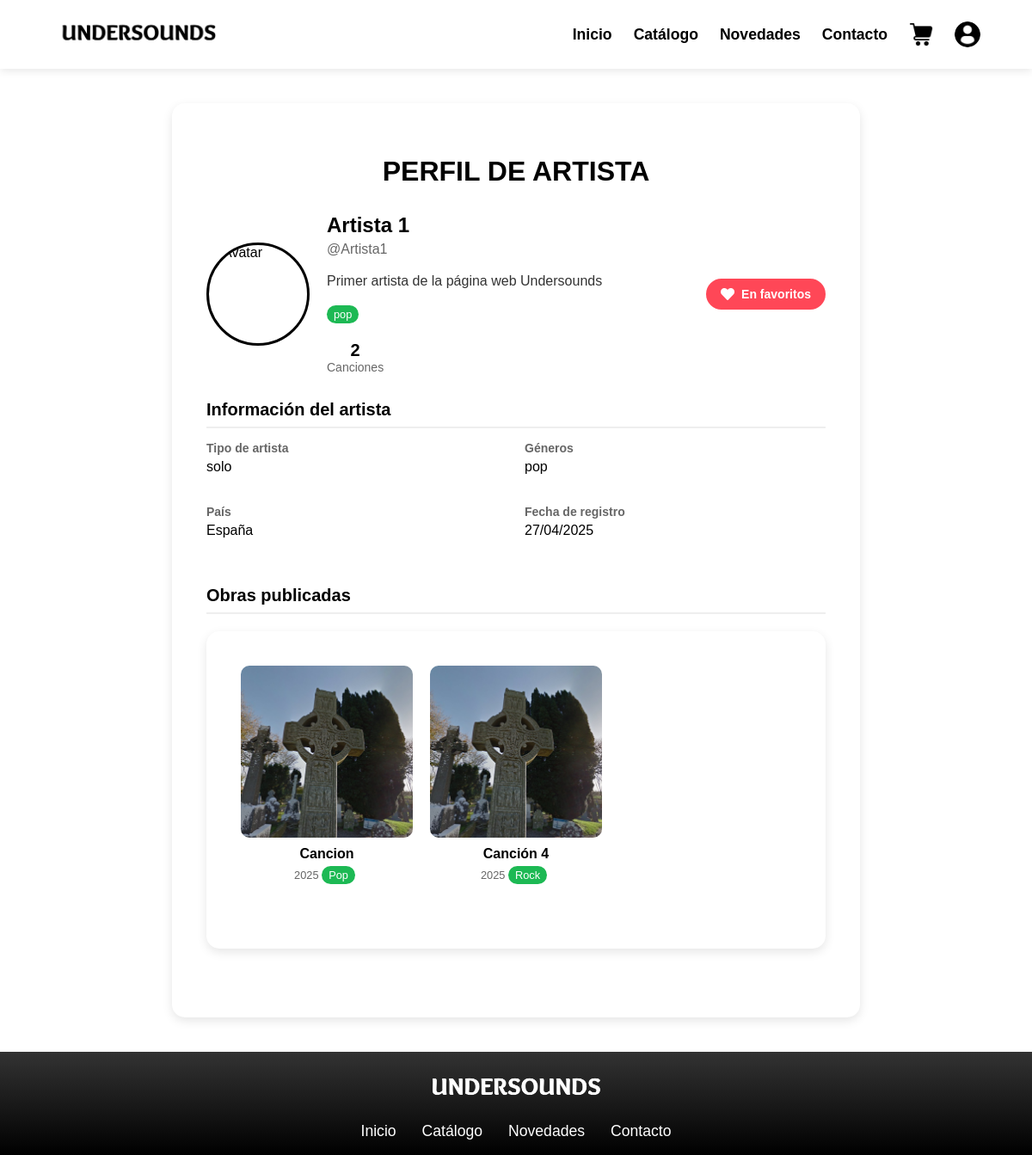
Screenshot of /artist_detail/Artista 1/ (signed in) with the database file from the repository.
### user/models.py (models this page shows, shortened)
class User(AbstractUser):
    ROLE_CHOICES = (
        ('user', 'User'),
        ('artist', 'Artist'),
    )
    role = models.CharField(max_length=10, choices=ROLE_CHOICES, default='user')
    credit_card_number = models.CharField(max_length=16, blank=True, null=True)
    credit_card_expiry = models.DateField(blank=True, null=True)
    created_at = models.DateTimeField(auto_now_add=True)
    avatar = models.ImageField(upload_to='avatars/', default='avatars/usuario.png')
    backend = models.CharField(max_length=255, default='django.contrib.auth.backends.ModelBackend')
    artist_name = models.CharField(max_length=255, blank=True, null=True)
    artist_type = models.CharField(max_length=50, blank=True, null=True)
    bio = models.TextField(max_length=500, blank=True, null=True)
    genre = models.CharField(max_length=50, blank=True, null=True)
    country = models.CharField(max_length=100, blank=True, null=True)
    songs = models.ManyToManyField('music.Song', related_name='artists', blank=True)
    albums = models.ManyToManyField('music.Album', related_name='artists', blank=True)
    class Meta:
        app_label = 'user'

### model/music/music_models.py (models this page shows, shortened)
class Song(models.Model):
    title = models.CharField(max_length=255)
    artist_name = models.CharField(max_length=100)
    genre = models.CharField(max_length=50)
    price = models.DecimalField(max_digits=8, decimal_places=2)
    release_date = models.DateTimeField()
    song_cover = models.ImageField(upload_to='song_covers/', blank=True, null=True)
    song_file = models.FileField(upload_to='songs/', blank=True, null=True)  # <-- New field
    album_id = models.IntegerField(blank=True, null=True, verbose_name="ID del álbum")
    class Meta:
        app_label = 'music'  # ¡Esto es crucial!

### view/music/views.py (the view, shortened to what this page needs)
# urls.py: path('artist_detail/<str:artist_name>/', views.artist_detail, name='artist_detail'),
@login_required
def artist_detail(request, artist_name=None):
    User = get_user_model()
    if artist_name:
        artist = get_object_or_404(User, Q(artist_name=artist_name) & Q(role='artist'))
        artist = UserController.get_artist_with_songs(artist.id)
        is_own_profile = request.user.id == artist.id
    is_favorite=Favorite.objects.filter(user_id=request.user.id, artist_id=artist.id).exists()
    context = {
        'artist': artist,  # Pasamos el objeto completo directamente
        'is_own_profile': is_own_profile,
        'songs': artist.songs.all(),  # Accedemos a las canciones desde el artista
        'is_favorite': is_favorite
    }
    return render(request, 'music/artist_detail.html', context)

### controller/user_controller.py (called while the page is built)
    @staticmethod
    def get_artist_with_songs(user_id):
        user = UserDAO.get_by_id(user_id)
        if user and user.role == 'artist':
            user_dto = UserFactory.create_from_model(user)
            user_dto.songs = user.songs.all()
            user_dto.albums = user.albums.all()
            return user_dto
        return None

### model/Dao/user_dao.py (called while the page is built)
    @staticmethod
    def get_by_id(user_id):
        try:
            return User.objects.get(pk=user_id)
        except User.DoesNotExist:
            return None

### model/Factory/user_factory.py (called while the page is built)
    @staticmethod
    def create_from_model(user_model):
        return UserDTO(
            id=user_model.id,
            username=user_model.username,
            email=user_model.email,
            avatar=user_model.avatar.url if user_model.avatar else None,
            bio=user_model.bio,
            genre=user_model.genre,
            country=user_model.country,
            created_at=user_model.created_at,
            role=user_model.role,
            artist_name=user_model.artist_name,
            artist_type=user_model.artist_type,
            backend=getattr(user_model, 'backend', f'{ModelBackend.__module__}.{ModelBackend.__qualname__}')
        )

### view/music/templates/music/artist_detail.html (shortened to what this page needs)
{% extends 'base.html' %}
{% load static %}
{% block extra_css %}
    <link rel="stylesheet" href="{% static 'user/css/cuenta.css' %}">
    <link rel="stylesheet" href="{% static 'music/css/artist_detail.css' %}">
    <link rel="stylesheet" href="https://cdnjs.cloudflare.com/ajax/libs/font-awesome/5.15.4/css/all.min.css">
{% endblock %}
{% block content %}
<div class="profile-container">
    <h1 class="profile-title">
        {% if is_own_profile %}MI PERFIL{% else %}PERFIL DE ARTISTA{% endif %}
    </h1>
    <div class="profile-header">
        {% if artist.avatar %}
            <img src="{{ artist.avatar.url }}" alt="Avatar" class="profile-avatar">
        {% endif %}
        <div class="profile-info">
            <div class="profile-name">
                {{ artist.artist_name }}
            </div>
            <div class="profile-username">@{{ artist.username }}</div>
            {% if artist.bio %}
            <div class="profile-bio">
                {{ artist.bio|linebreaks }}
            </div>
            {% endif %}
            {% if artist.genre %}
            <div class="profile-genres">
                {% for genre in artist.genre.split|slice:":5" %}
                    <span class="genre-badge">{{ genre }}</span>
                {% endfor %}
            </div>
            {% endif %}
            <div class="profile-stats">
                <div class="stat-item">
                    <div class="stat-number">{{ artist.songs.count }}</div>
                    <div class="stat-label">Canciones</div>
                </div>
            </div>
        </div>
            {% if not is_own_profile and request.user.is_authenticated %}
            <div class="favorite-section">
                <button id="favorite-btn" class="favorite-btn {% if is_favorite %}active{% endif %}" data-artist-id="{{ artist.id }}">
                    <i class="fas fa-heart"></i>
                    <span id="favorite-text">
                        {% if is_favorite %}En favoritos{% else %}Añadir a favoritos{% endif %}
                    </span>
                </button>
            </div>
        {% elif not is_own_profile %}
            <a href="{% url 'login' %}?next={{ request.path }}" class="favorite-btn">
                <i class="fas fa-heart"></i> Inicia sesión para guardar
            </a>
        {% endif %}
    </div>
    <div class="profile-section">
        <h2 class="section-title">Información del artista</h2>
        <div class="info-grid">
            <div class="info-item">
                <div class="info-label">Tipo de artista</div>
                <div class="info-value">{{ artist.artist_type|default:"No especificado" }}</div>
            </div>
            <div class="info-item">
                <div class="info-label">Géneros</div>
                <div class="info-value">{{ artist.genre|default:"No especificados" }}</div>
            </div>
            <div class="info-item">
                <div class="info-label">País</div>
                <div class="info-value">{{ artist.country|default:"No especificado" }}</div>
            </div>
            <div class="info-item">
                <div class="info-label">Fecha de registro</div>
                <div class="info-value">{{ artist.created_at|date:"d/m/Y" }}</div>
            </div>
        </div>
    </div>
    <div class="artist-works-section">
        <h2 class="section-title">Obras publicadas</h2>
        {% if artist.songs.all %}
        <div class="works-container">
            {% for song in artist.songs.all %}
            <div class="work-item" onclick="window.location='{% url 'music_detail_id' song.id %}'" style="cursor: pointer;">
                <div class="cuadrado" style="width: 200px; height: 200px; margin: 0;">
                    {% if song.album_cover %}
                        <img src="{{ song.album_cover.url }}" alt="{{ song.title }}" class="work-cover">
                    {% else %}
                        <img src="{% static 'images/default_album.jpg' %}" alt="Portada predeterminada" class="work-cover">
                    {% endif %}
                </div>
                <div class="work-title">{{ song.title }}</div>
                <div class="work-meta">
                    {{ song.release_date|date:"Y" }}
                    {% if song.genre %}
                        <span class="genre-badge">{{ song.genre }}</span>
                    {% endif %}
                </div>
            </div>
            {% endfor %}
        </div>
        {% endif %}
    </div>
</div>
{% endblock %}

### view/templates/includes/header_user.html (shortened to what this page needs)
{% load static %}
{% block extra_css %}
<link rel="stylesheet" href="{% static 'css/header_user.css' %}">
{% endblock %}
<header class="header">
    <div class="logo">
        <a href="{% url 'inicio' %}">
            <img src="{% static 'images/black_logo.png' %}" alt="Undersounds logo">
        </a>
    </div>
    <nav class="navbar">
        <ul class="nav-links">
            <li><a href="{% url 'inicio' %}">Inicio</a></li>
            <li><a href="{% url 'catalogo' %}">Catálogo</a></li>
            <li><a href="{% url 'novedades' %}">Novedades</a></li>
            <li><a href="{% url 'contacto' %}">Contacto</a></li>
            <li>
                <a href="{% url 'carrito' %}" class="icon-link">
                    <img src="{% static 'images/carrito.png' %}" alt="Carrito" class="nav-icon">
                </a>
            </li>
            <li class="profile-dropdown" id="profileDropdown">
                <a href="#" onclick="toggleDropdown(event)" class="icon-link">
                    {% if request.user.avatar %}
                        <img src="{{ request.user.avatar.url }}" alt="Perfil" class="nav-icon" style="width: 30px; height: 30px; radius: 50%; border-radius: 50%; object-fit: fill; object-position: center;">
                    {% endif %}
                </a>
            </li>
        </ul>
    </nav>
</header>

### view/static/css/style.css (style rules this page uses)
* { box-sizing: border-box; }
body { margin: 0; padding: 0; padding-top: 80px; min-height: 100vh; display: flex; flex-direction: column; font-family: Arial, sans-serif; }

### view/static/user/css/cuenta.css (style rules this page uses)
.works-container { max-width: 1200px; margin: 40px auto; padding: 40px; background-color: #fff; border-radius: 15px; box-shadow: 0 4px 12px rgba(0, 0, 0, 0.1); }
.profile-container { max-width: 800px; margin: 40px auto; padding: 40px; background-color: #fff; border-radius: 15px; box-shadow: 0 4px 12px rgba(0, 0, 0, 0.1); font-family: Arial, sans-serif; }
.profile-title { font-size: 32px; font-weight: bold; text-align: center; margin-bottom: 30px; color: #000; }
.profile-header { display: flex; align-items: center; margin-bottom: 30px; gap: 30px; }
.profile-avatar { width: 120px; height: 120px; border-radius: 50%; object-fit: cover; border: 3px solid #000; }
.profile-info { flex: 1; }
.profile-name { font-size: 24px; font-weight: bold; margin-bottom: 5px; color: #000; }
.profile-username { font-size: 16px; color: #666; margin-bottom: 10px; }
.profile-bio { color: #333; line-height: 1.5; }
.profile-stats { display: flex; gap: 20px; margin-top: 15px; }
.stat-item { text-align: center; }
.stat-number { font-size: 20px; font-weight: bold; color: #000; }
.stat-label { font-size: 14px; color: #666; }
.section-title { font-size: 20px; font-weight: bold; margin: 30px 0 15px; color: #000; border-bottom: 2px solid #eee; padding-bottom: 8px; }
.profile-section { margin-bottom: 30px; }
.info-grid { display: grid; grid-template-columns: 1fr 1fr; gap: 20px; }
.info-item { margin-bottom: 15px; }
.info-label { font-weight: bold; color: #666; margin-bottom: 5px; font-size: 14px; }
.info-value { color: #000; font-size: 16px; }
.works-container { display: flex; flex-wrap: wrap; justify-content: center; gap: 20px; margin-top: 20px; }
.work-item { position: relative; width: 200px; margin-bottom: 30px; text-align: center; }
.work-cover { width: 100%; height: 200px; object-fit: cover; border-radius: 10px; transition: all 0.3s ease; }
.work-title { margin-top: 10px; font-weight: bold; }
.work-meta { font-size: 0.8rem; color: #666; margin-top: 5px; }

### view/static/music/css/artist_detail.css (style rules this page uses)
.artist-works-section { margin-top: 40px; }
.works-container { display: flex; flex-wrap: wrap; justify-content: flex-start; gap: 20px; margin-top: 20px; }
.work-item { position: relative; width: 200px; margin-bottom: 30px; text-align: center; }
.work-cover { width: 100%; height: 200px; object-fit: cover; border-radius: 10px; transition: all 0.3s ease; }
.work-title { margin-top: 10px; font-weight: bold; }
.work-meta { font-size: 0.8rem; color: #666; margin-top: 5px; }
.genre-badge { display: inline-block; padding: 3px 8px; background-color: #1DB954; color: white; border-radius: 15px; font-size: 0.8rem; margin-right: 5px; margin-bottom: 5px; }
.profile-header { position: relative; align-items: center; justify-content: space-between; flex-wrap: wrap; gap: 20px; }
.favorite-btn { background: none; border: none; font-size: 16px; cursor: pointer; color: #f39c12; }
.favorite-btn.active { font-weight: bold; }

### view/static/css/header_user.css (style rules this page uses)
.header { width: 100%; height: 80px; background-color: white; padding: 0 5%; box-shadow: 0 2px 10px rgba(0,0,0,0.1); display: flex; justify-content: space-between; align-items: center; position: fixed; top: 0; left: 0; z-index: 1000; }
.logo img { height: 50px; width: auto; transition: transform 0.3s ease; }
.navbar { display: flex; align-items: center; }
.nav-links { display: flex; list-style: none; margin: 0; padding: 0; align-items: center; gap: 25px; }
.nav-links a { text-decoration: none; color: #000; font-weight: 600; font-size: 1.1rem; white-space: nowrap; transition: color 0.3s ease; padding: 8px 0; position: relative; }
.nav-links a::after { content: ''; position: absolute; bottom: 0; left: 0; width: 0; height: 2px; background-color: #1db954; transition: width 0.3s ease; }
.profile-dropdown { position: relative; display: inline-block; border-radius: 50%; object-fit: cover; }
.icon-link { display: flex; align-items: center; gap: 8px; }
.nav-icon { width: 28px; height: 28px; object-fit: contain; transition: transform 0.3s ease; }

### rows the page displays
User: user.avatar (picture)
User: artist_name "Artista 1", username "Artista1", bio "Primer artista de la página web Undersounds", split "pop", artist_type "solo", genre "pop", country "España", created_at "27/04/2025"
Song: title "Cancion", release_date "2025", genre "Pop"
Song: title "Canción 4", release_date "2025", genre "Rock"

### other values shown
{{ artist.songs.count }} "2"
